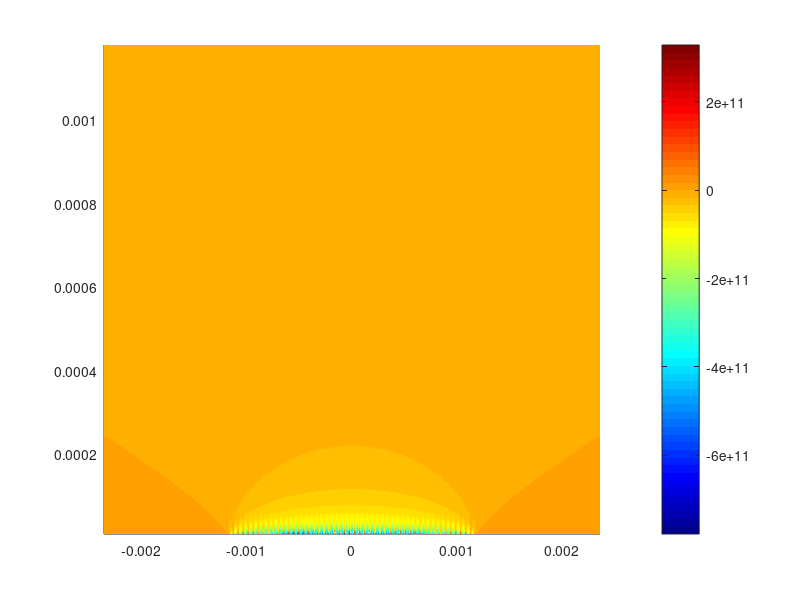

MATLAB code for this plot:
close all
clear
clc
%% load zone
Q=[1000 100];
E1=2.075e11;
E=E1/(1-0.3^2);
k=[6.9731 8.2435];
deta1=[1.0269 1.0174];
R1=1e-3*[3.9320 3.0557];
a=(6*k.^2.*deta1.*Q.*R1/(pi*E)).^(1/3);
b=a./k;
x=linspace(-2*a(1),2*a(1),500);
y_o=linspace(0,1*a(1),500);
y=y_o(5:500)
[x1,y1]=meshgrid(x,y);
% P=Q(1);
% R=abs(x1);e=sqrt(x1.^2+y1.^2);
% F_xx=P/2/pi*((1-y1./e).*(x1.^2./R.^2).*(1-2*0.3)./R.^2-3*y1.*x1.^2./e.^5);
% F_yy=P/2/pi*((1-y1./e).*(-x1.^2./R.^2)+y1.*x1.^2./e.^3).*(1-2*0.3)./R.^2;
% F_zz=-3*P*y1.^3./e.^5/2/pi;
% F_xz=-3*P*x1.*y1.^2./e.^5/2/pi;
% z=sqrt(0.5*((F_xx-F_yy).^2+(F_zz-F_yy).^2+(F_xx-F_zz).^2+6*F_xz.^2));
% contourf(x,y,z);
% colormap('jet');
% colorbar;
% surf(x,y,z,'LineStyle','none');
% xlim([min(x(:)) max(x(:))]);
% ylim([min(y(:)) max(y(:))]);
% colormap('jet');
% colorbar;
% shading interp;
% view(0,90);
F_xx=0;F_yy=0;F_zz=0;F_xz=0;
for yita=linspace(-a(1),a(1),50)
R=abs(x1-yita);e=sqrt((x1-yita).^2+y1.^2);
PH=Q(1);%3*Q(1)/(2*pi*a(1)*b(1));
F1=PH/2/pi*real(sqrt(1-(yita/a(1)).^2))*((1-2*0.3)./R.^2.*((1-y1./e)...
    .*(x1-yita).^2./R.^2)-3*y1.*(x1-yita).^2./e.^5);
F2=PH/2/pi*real(sqrt(1-(yita/a(1)).^2))*((1-2*0.3)./R.^2.*(1-y1./e)...
    .*-(x1-yita).^2./R.^2+y1.*(x1-yita).^2./e.^3);
F3=-3*PH/2/pi*real(sqrt(1-(yita/a(1)).^2)).*y1.^3./e.^5;
F4=-3*PH/2/pi*real(sqrt(1-(yita/a(1)).^2)).*(x1-yita).*y1.^2./e.^5;
F_xz=F_xz+F4;
F_zz=F_zz+F3;
F_yy=F_yy+F2;
F_xx=F_xx+F1;
end
T_xx=0;T_yy=0;T_zz=0;T_xz=0;
for yita=linspace(-a(1),a(1),50)
R=abs(x1-yita);e=sqrt((x1-yita).^2+y1.^2);
mu=0.09;
PH=mu*Q(1);%/(2*pi*a(1)*b(1));
F1=PH/2/pi*real(sqrt(1-(yita/a(1)).^2))*((1-2*0.3)*((x1-yita)./e.^3-3*(x1-yita)./...
    (e.*(e+y1).^2)+(x1-yita).^3./(e.^3.*(e+y1).^2)+2*(x1-yita).^3./...
    (e.^2.*(e+y1).^3))-3*(x1-yita).^3./e.^5);
F2=PH/2/pi*real(sqrt(1-(yita/a(1)).^2))*((1-2*0.3)*((x1-yita)./e.^3-(x1-yita)./(e.*(e+y1).^2)));
F3=-3*PH/2/pi*real(sqrt(1-(yita/a(1)).^2)).*3*(x1-yita).*y1.^2./e.^5;
F4=-3*PH/2/pi*real(sqrt(1-(yita/a(1)).^2)).*3*(x1-yita).^2.*y1./e.^5;
T_xz=T_xz+F4;
T_zz=T_zz+F3;
T_yy=T_yy+F2;
T_xx=T_xx+F1;
end
F_x=F_xx;
F_y=F_yy;
F_z=F_zz;
Fxz=F_xz;
z=F_x;%sqrt(0.5*((F_x-F_y).^2+(F_z-F_y).^2+(F_x-F_z).^2+6*Fxz.^2));
surf(x,y,z,'LineStyle','none');
xlim([min(x(:)) max(x(:))]);
ylim([min(y(:)) max(y(:))]);
colormap('jet');
colorbar;
shading interp;
view(0,90);